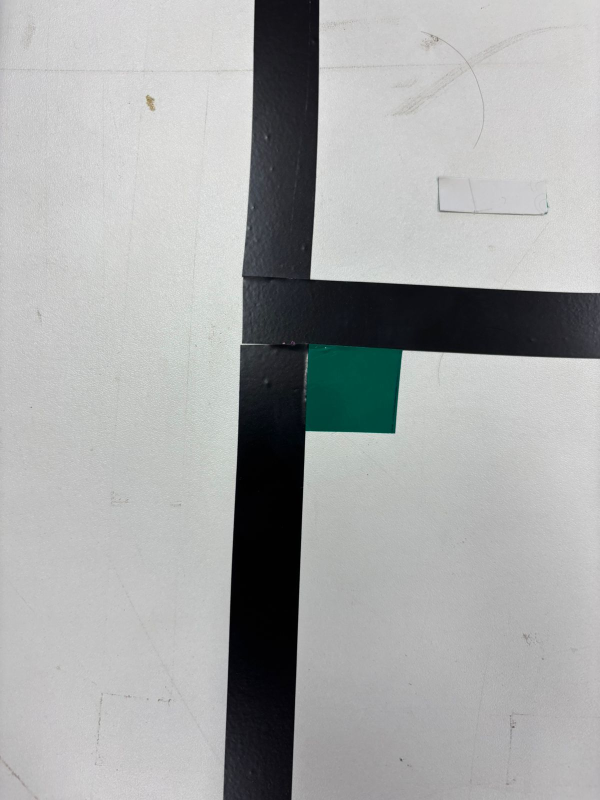
#> input picture imagens_classificadas/antes_da_linha_preta.jpeg, 1200 x 1600 px (shown at 1/2 size)
$ python -i pc_vision_runner.py   (imports and definitions only)
#> lines starting #> are read from the running program, lines starting #| are printed output that depends on the picture; after the words box and inside, x2 and y2 are one past the last pixel; in counts of white or black regions, pixels touching at a corner belong together
#> further down, picture is the input picture: shape (1600, 1200, 3); mean B, G, R 168.5, 168.6, 166.9
import argparse
import sys
from pathlib import Path
import time

import cv2
import numpy as np


ROOT = Path(__file__).resolve().parent
INTL_ROOT = ROOT / "1_international"
if str(INTL_ROOT) not in sys.path:
    sys.path.insert(0, str(INTL_ROOT))

try:
    from behaviours.silver_detection import SilverLineDetector
except Exception as exc:
    SilverLineDetector = None
    print(f"[WARN] SilverLineDetector not available: {exc}")


def draw_label(img, text, x, y, color=(0, 255, 0)):
    cv2.putText(img, text, (x, y), cv2.FONT_HERSHEY_SIMPLEX, 0.6, color, 2, cv2.LINE_AA)


# [11 lines left out: function perspective_transform, not called in this run]


class LineDetector:
    # [164 lines left out: functions __init__, black_mask, calculate_bottom_points, calculate_top_contour, calculate_angle, not called in this run]


class BallDetector:
    # [160 lines left out: functions __init__, live, dead, not called in this run]


class ColorMarkerDetector:
    def __init__(self):
        # Green square-like markers
        self.GREEN_H_MIN = 35
        self.GREEN_H_MAX = 90
        self.GREEN_S_MIN = 70
        self.GREEN_V_MIN = 50
        # Lower area + wider aspect help when black tape occludes part of the green square.
        self.GREEN_MIN_AREA = 180
        self.GREEN_MIN_ASPECT = 0.35
        self.GREEN_MAX_ASPECT = 3.00

        # Red finish-line marker
        self.RED_H1_MIN = 0
        self.RED_H1_MAX = 12
        self.RED_H2_MIN = 165
        self.RED_H2_MAX = 179
        self.RED_S_MIN = 120
        self.RED_V_MIN = 80
        self.RED_MIN_AREA = 300
        self.RED_MIN_RATIO = 3.5
        self.RED_MIN_LONG_SIDE = 30

        self.GREEN_ROW_MARGIN = 4

        # Shared morphology
        self.COLOR_ERODE_ITER = 1
        self.COLOR_DILATE_ITER = 2
        self.COLOR_KERNEL = 3

    def _clean_mask(self, mask):
        kernel_size = max(1, int(self.COLOR_KERNEL))
        if kernel_size % 2 == 0:
            kernel_size += 1
        kernel = cv2.getStructuringElement(cv2.MORPH_RECT, (kernel_size, kernel_size))

        if int(self.COLOR_ERODE_ITER) > 0:
            mask = cv2.erode(mask, kernel, iterations=int(self.COLOR_ERODE_ITER))
        if int(self.COLOR_DILATE_ITER) > 0:
            mask = cv2.dilate(mask, kernel, iterations=int(self.COLOR_DILATE_ITER))
        return mask

    def detect_green_side(self, image):
        if image is None or image.size == 0:
            return {"found": False, "side": "NONE", "contours": []}

        hsv = cv2.cvtColor(image, cv2.COLOR_BGR2HSV)
#> hsv: shape (1600, 1200, 3); mean H, S, V 49.6, 14.3, 169.5
        lower = (int(self.GREEN_H_MIN), int(self.GREEN_S_MIN), int(self.GREEN_V_MIN))
        upper = (int(self.GREEN_H_MAX), 255, 255)
        green_mask = cv2.inRange(hsv, lower, upper)
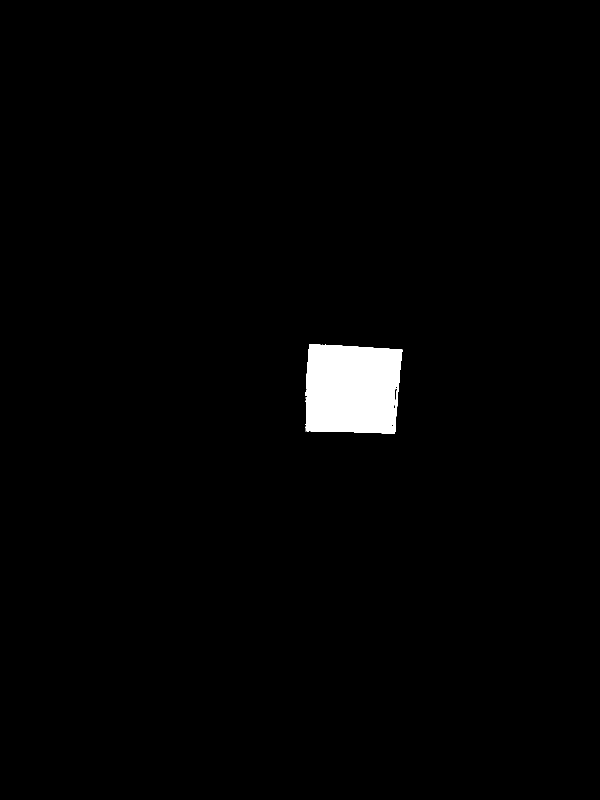
#> green_mask: shape (1600, 1200) (shown at 1/2 size); 1.6% white; 2 white regions (1 under 20 px), largest, box (x1, y1, x2, y2) and area: (610, 688, 805, 867) 31449
        green_mask = self._clean_mask(green_mask)
#> in _clean_mask, `mask = cv2.erode(mask, kernel, iterations=int(self.COLOR_ERODE_ITER))`: mask: shape (1600, 1200); 1.6% white; 1 white region, box (x1, y1, x2, y2) and area: (612, 689, 804, 866) 30509
#> in _clean_mask, `mask = cv2.dilate(mask, kernel, iterations=int(self.COLOR_DILATE_ITER))`: mask: shape (1600, 1200); 1.7% white; 1 white region

        contours, _ = cv2.findContours(green_mask, cv2.RETR_EXTERNAL, cv2.CHAIN_APPROX_SIMPLE)
#> contours = 1 contour; box (x1, y1, x2, y2) and area: (610, 687, 806, 868) 31947
        valid_contours = []
        has_left = False
        has_right = False
        half_x = image.shape[1] / 2.0
#> half_x = 600

        for contour in contours:
            area = cv2.contourArea(contour)
            if area < float(self.GREEN_MIN_AREA):
                continue

            x, y, w, h = cv2.boundingRect(contour)
            if h <= 0:
                continue
            aspect = w / float(h)
            if aspect < float(self.GREEN_MIN_ASPECT) or aspect > float(self.GREEN_MAX_ASPECT):
                continue

            valid_contours.append(contour)
            centre_x = x + (w / 2.0)
            if centre_x < half_x:
                has_left = True
            else:
                has_right = True
#> this loop made 1 pass
#> (area, x, y, w, h, aspect, centre_x, has_right) on pass 1: (31947, 610, 687, 196, 181, 1.08, 708, True)
#> after the loop, valid_contours has the same summary as contours

        if has_left and has_right:
            side = "BOTH"
        elif has_left:
            side = "LEFT"
        elif has_right:
            side = "RIGHT"
        else:
            side = "NONE"

        return {"found": side != "NONE", "side": side, "contours": valid_contours}

    # [276 lines left out: functions detect_red_presence, _horizontal_reference_y, detect_green_instruction, open_camera, main, not called in this run]


# [2 lines not run here, left out]

>>> import cv2
>>> picture = cv2.imread('imagens_classificadas/antes_da_linha_preta.jpeg')
>>> result = ColorMarkerDetector().detect_green_side(picture)
#> result = 3 items

$ run again, on imagens_classificadas/depois_da_linha_preta.jpeg
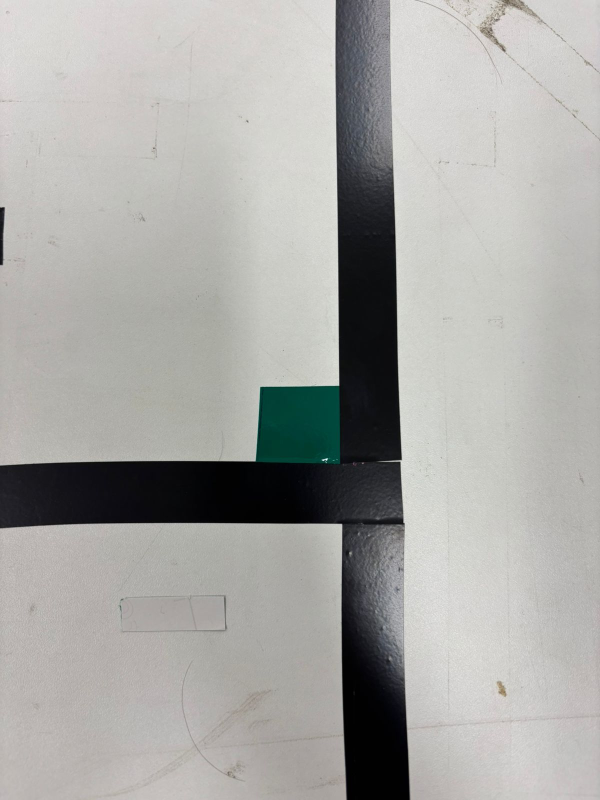
#> input picture imagens_classificadas/depois_da_linha_preta.jpeg, 1200 x 1600 px (shown at 1/2 size)
#> picture is the input picture: shape (1600, 1200, 3); mean B, G, R 165.1, 168.2, 168.5
#> hsv: shape (1600, 1200, 3); mean H, S, V 36, 16.6, 170.2
#> in detect_green_side, `green_mask = cv2.inRange(hsv, lower, upper)`:
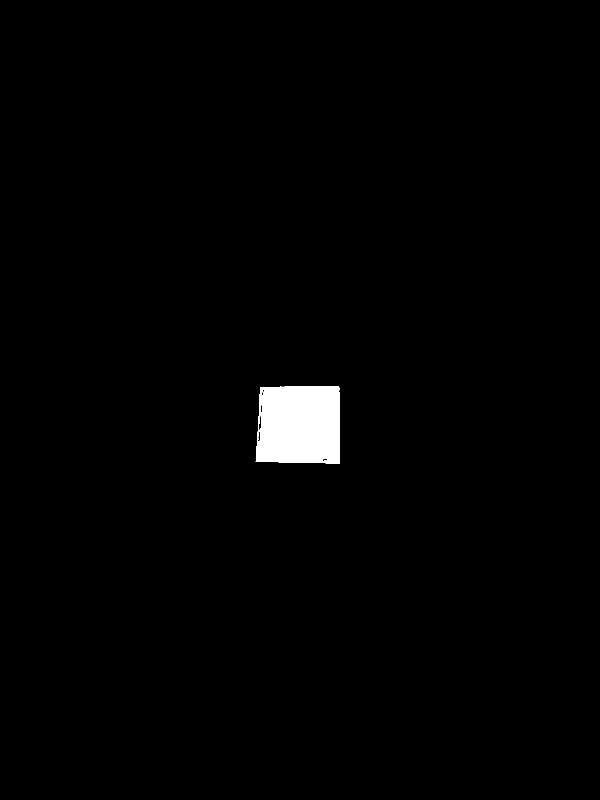
#> green_mask: shape (1600, 1200) (shown at 1/2 size); 1.3% white; 1 white region, box (x1, y1, x2, y2) and area: (511, 772, 680, 928) 24588
#> contours = 1 contour; box (x1, y1, x2, y2) and area: (511, 771, 681, 929) 24995
#> the loop in detect_green_side, `for contour in contours:` made 1 pass
#> (area, x, y, w, h, aspect, centre_x, has_left) on pass 1: (24995, 511, 771, 170, 158, 1.08, 596, True)
#> after the loop in detect_green_side, `for contour in contours:`: valid_contours has the same summary as contours
#> result = 3 items

$ run again, on imagens_classificadas/dois_quadrados.jpeg
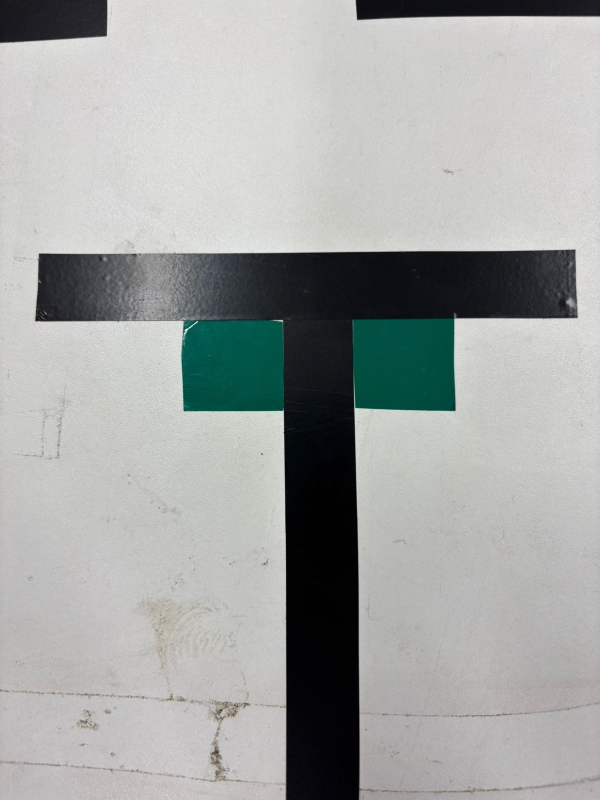
#> input picture imagens_classificadas/dois_quadrados.jpeg, 1200 x 1600 px (shown at 1/2 size)
#> picture is the input picture: shape (1600, 1200, 3); mean B, G, R 164.8, 166.3, 163.5
#> hsv: shape (1600, 1200, 3); mean H, S, V 55.2, 22.3, 167.5
#> in detect_green_side, `green_mask = cv2.inRange(hsv, lower, upper)`:
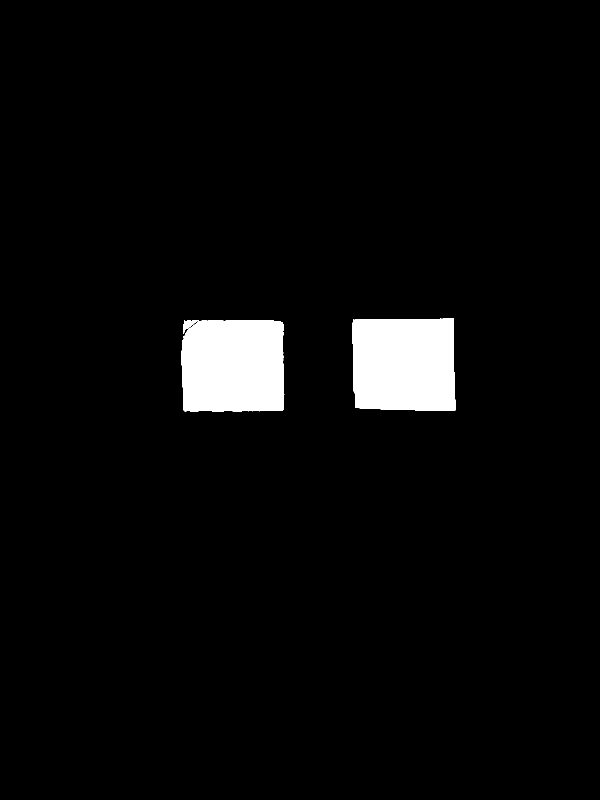
#> green_mask: shape (1600, 1200) (shown at 1/2 size); 3.8% white; 2 white regions, box (x1, y1, x2, y2) and area: (705, 637, 911, 822) 36688, (363, 640, 569, 823) 36463
#> in _clean_mask, `mask = cv2.dilate(mask, kernel, iterations=int(self.COLOR_DILATE_ITER))`:
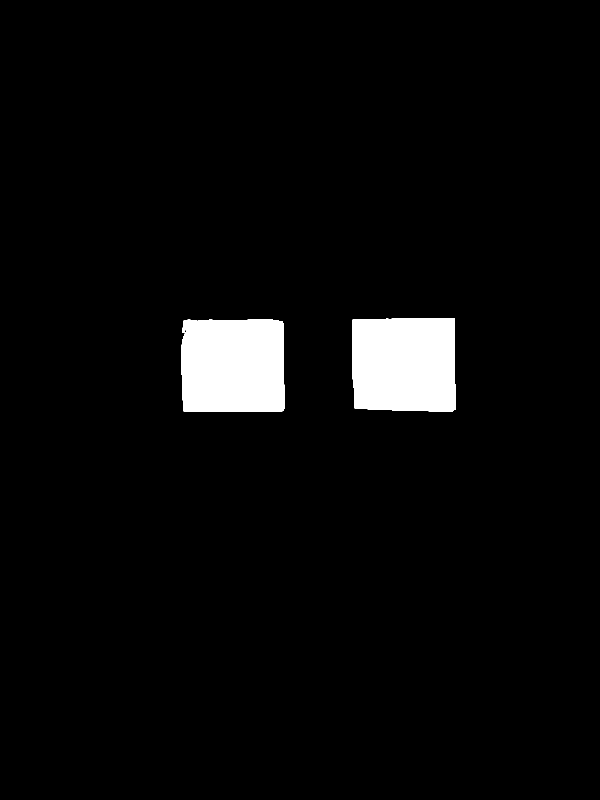
#> mask: shape (1600, 1200) (shown at 1/2 size); 3.9% white; 2 white regions
#> contours = 2 contours; box (x1, y1, x2, y2) and area: (704, 636, 912, 823) 37078, (362, 639, 569, 824) 36959
#> the loop in detect_green_side, `for contour in contours:` made 2 passes
#> (area, x, y, w, h, aspect, centre_x, has_left) on pass 1: (36959, 362, 639, 207, 185, 1.12, 465.5, True)
#> after the loop in detect_green_side, `for contour in contours:`: valid_contours has the same summary as contours
#> result = 3 items
